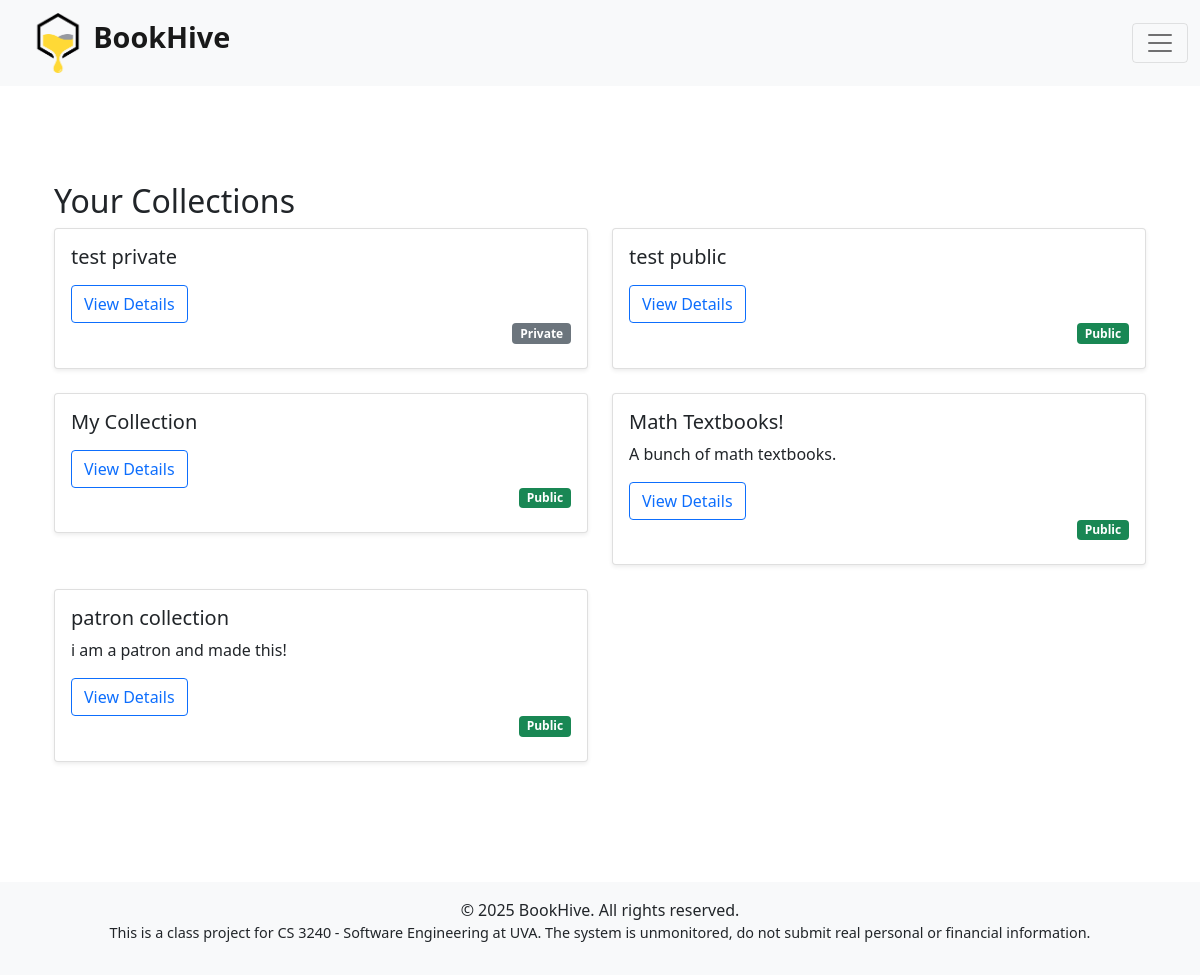
Screenshot of /collections/ (signed in) with the database file from the repository.
### home/models.py (models this page shows, shortened)
class Collection(models.Model):
    creator = models.ForeignKey(User, on_delete=models.CASCADE, related_name='collections')
    title = models.CharField(max_length=255)
    description = models.TextField(blank=True, null=True)
    items = models.ManyToManyField(Book, blank=True, related_name='collections')
    is_public = models.BooleanField(default=True)  # Public by default; librarians can set private
    authorized_users = models.ManyToManyField(User, blank=True, related_name='authorized_collections')

### home/views.py (the view)
# urls.py: path('collections/', all_collections, name='all_collections'),
@login_required
def all_collections(request):
    public_collections = Collection.objects.filter(is_public=True)
    authorized_collections = Collection.objects.filter(
        Q(authorized_users=request.user) |
        Q(is_public=True)
    ).distinct()
    return render(request, 'home/collection_list.html', {
        'collections': public_collections,
        'authorized_collections': authorized_collections
    })

### home/templates/home/collection_list.html (shortened to what this page needs)
{% extends 'base.html' %}
{% block content %}
<div class="container py-5">
  <h2>Your Collections</h2>
  <div class="row">
      {% for collection in authorized_collections %}
    <div class="col-md-6 mb-4">
      <div class="card shadow-sm">
        <div class="card-body">
          <h5 class="card-title">{{ collection.title }}</h5>
          <p class="card-text">{{ collection.description }}</p>
          <a href="{% url 'collection_detail' collection.id %}" class="btn btn-outline-primary">View Details</a>
            <div class="d-flex justify-content-between align-items-start mb-2">
                {% if collection.is_public %}
                    <span class="badge bg-success">Public</span>
                {% else %}
                    <span class="badge bg-secondary">Private</span>
                {% endif %}
            </div>
        </div>
      </div>
    </div>
    {% empty %}
      <p class="text-muted">No collections available.</p>
    {% endfor %}
  </div>
</div>
{% endblock %}

### rows the page displays
Collection: title "test private", is_public "Private"
Collection: title "test public", is_public "Public"
Collection: title "My Collection", is_public "Public"
Collection: title "Math Textbooks!", description "A bunch of math textbooks.", is_public "Public"
Collection: title "patron collection", description "i am a patron and made this!", is_public "Public"
